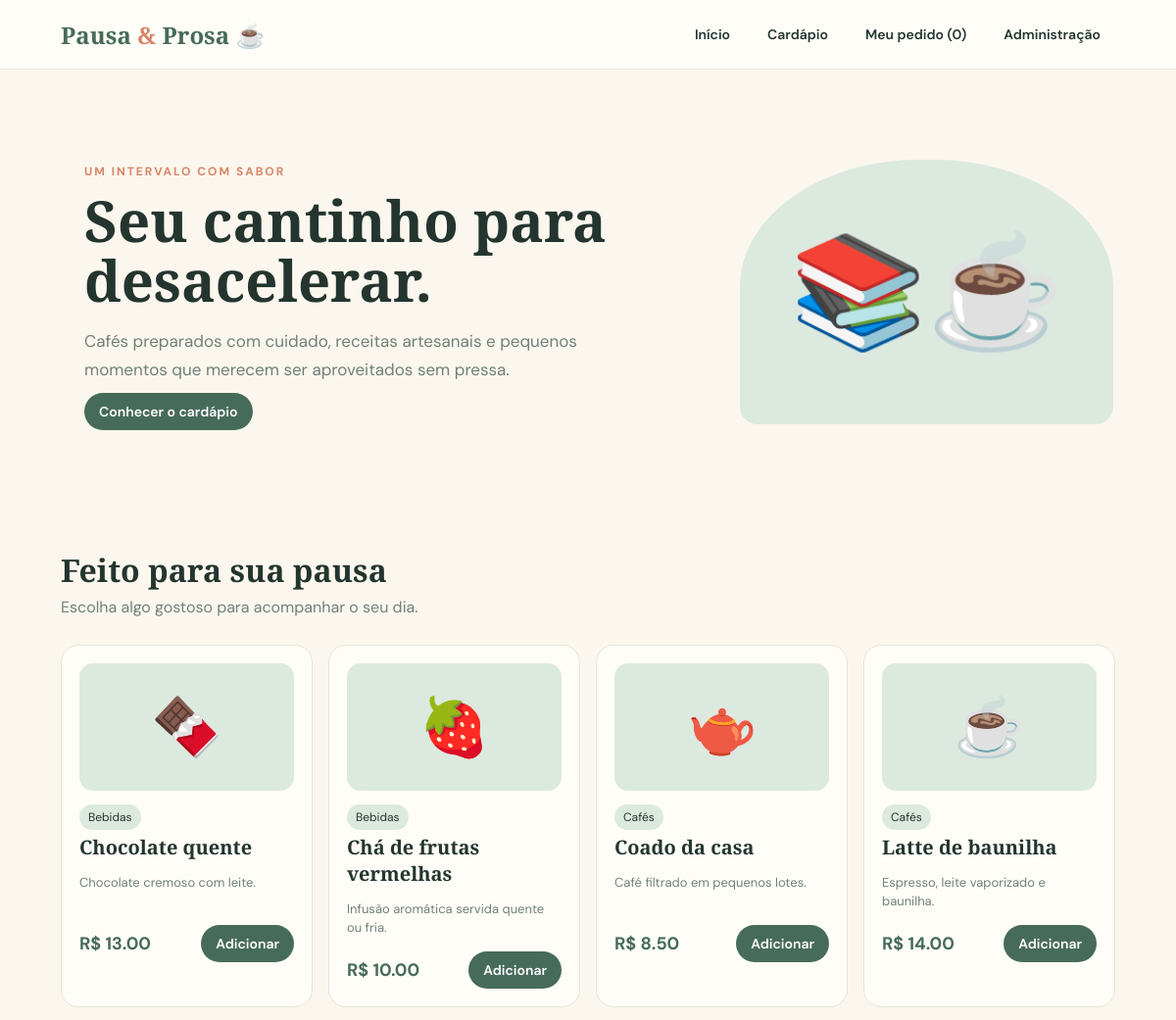
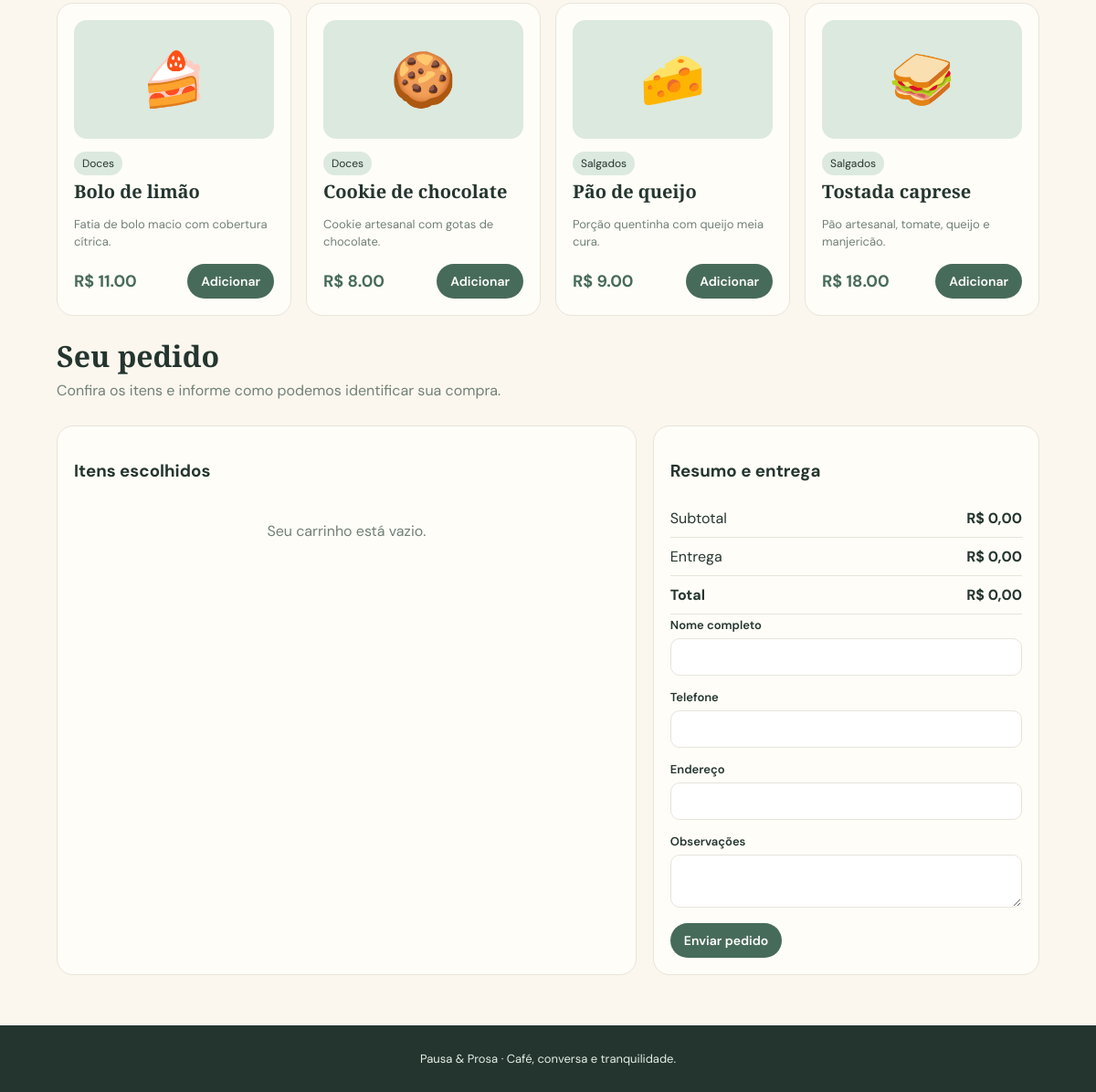
The page / on the database its author committed (2 pictures, top to bottom).
### tables this page shows
CREATE TABLE products (
            id INTEGER PRIMARY KEY AUTOINCREMENT,
            name TEXT NOT NULL, category TEXT NOT NULL, description TEXT NOT NULL,
            price REAL NOT NULL, icon TEXT NOT NULL DEFAULT '☕', active INTEGER NOT NULL DEFAULT 1
        );

### controllers/routes.py (the view)
@bp.get('/')
def home(): return render_template('index.html', products=get_products())

### models/database.py (called while the page is built)
def connect():
    DB_PATH.parent.mkdir(exist_ok=True)
    con = sqlite3.connect(DB_PATH)
    con.row_factory = sqlite3.Row
    con.execute("PRAGMA foreign_keys = ON")
    return con

def get_products(active_only=True):
    with connect() as con:
        sql='SELECT * FROM products' + (' WHERE active=1' if active_only else '') + ' ORDER BY category,name'
        return con.execute(sql).fetchall()

### templates/index.html (shortened to what this page needs)
<!doctype html><html lang="pt-br"><head><link rel="stylesheet" href="{{ url_for('static',filename='style.css') }}"></head><body>
<header><div class="nav"><div class="brand">Pausa <span>&</span> Prosa ☕</div><nav><a href="#inicio">Início</a><a href="#cardapio">Cardápio</a><a href="#pedido">Meu pedido (<span id="count">0</span>)</a><a href="{{ url_for('main.admin') }}">Administração</a></nav></div></header>
<section class="hero" id="inicio"><div class="hero-copy"><div class="eyebrow">Um intervalo com sabor</div><h1>Seu cantinho para desacelerar.</h1><p>Cafés preparados com cuidado, receitas artesanais e pequenos momentos que merecem ser aproveitados sem pressa.</p><a class="btn" href="#cardapio">Conhecer o cardápio</a></div><div class="hero-art">📚☕</div></section>
<main class="wrap"><div class="section-head" id="cardapio"><div><h2>Feito para sua pausa</h2><p>Escolha algo gostoso para acompanhar o seu dia.</p></div></div>
<div class="products">{% for p in products %}<article class="product"><div class="product-art">{{ p['icon'] }}</div><span class="badge">{{ p['category'] }}</span><h3>{{ p['name'] }}</h3><p>{{ p['description'] }}</p><div class="product-bottom"><span class="price">R$ {{ '%.2f'|format(p['price']) }}</span><button class="btn" onclick='add({{p["id"]}},{{p["name"]|tojson}},{{p["price"]}},{{p["icon"]|tojson}})'>Adicionar</button></div></article>{% endfor %}</div>
<div class="section-head" id="pedido"><div><h2>Seu pedido</h2><p>Confira os itens e informe como podemos identificar sua compra.</p></div></div>
<form method="post" action="{{ url_for('main.order') }}" class="cart-grid" ><div class="box"><h3>Itens escolhidos</h3><div id="cart-items"><p class="empty">Seu carrinho está vazio.</p></div></div><div class="box"><h3>Resumo e entrega</h3><div class="total-line"><span>Subtotal</span><b id="subtotal">R$ 0,00</b></div><div class="total-line"><span>Entrega</span><b id="delivery">R$ 0,00</b></div><div class="total-line"><b>Total</b><b id="total">R$ 0,00</b></div><input type="hidden" name="items" id="items-json" value="[]"><label>Nome completo<input name="customer" required></label><label>Telefone<input name="phone" required></label><label>Endereço<input name="address" required></label><label>Observações<textarea name="note" rows="2"></textarea></label><button class="btn" type="submit">Enviar pedido</button></div></form></main><footer>Pausa & Prosa · Café, conversa e tranquilidade.</footer><script src="{{url_for('static',filename='app.js')}}"></script></body></html>

### static/style.css (style rules this page uses)
:root { --ink:#24352f;--green:#476b5a;--mint:#dce9df;--cream:#fbf7ee;--paper:#fffdf8;--coral:#d98568;--muted:#718078;--line:#e7e4d9 }
* { box-sizing:border-box }
body { margin:0;background:var(--cream);color:var(--ink);font-family:'DM Sans',sans-serif }
header { background:var(--paper);border-bottom:1px solid var(--line);position:sticky;top:0;z-index:5 }
.nav { max-width:1120px;margin:auto;padding:16px 22px;display:flex;align-items:center;justify-content:space-between;gap:18px }
.brand { font:700 24px 'Playfair Display',serif;color:var(--green) }
.brand span { color:var(--coral) }
nav { display:flex;gap:8px;flex-wrap:wrap }
nav a,.btn { border:0;border-radius:999px;padding:10px 15px;text-decoration:none;color:var(--ink);font:600 14px 'DM Sans';cursor:pointer }
.btn { background:var(--green);color:white }
.hero { max-width:1120px;margin:32px auto;padding:42px 24px;display:grid;grid-template-columns:1.4fr .8fr;gap:25px;align-items:center }
.hero-copy { padding:22px }
.eyebrow { color:var(--coral);font-weight:700;letter-spacing:2px;text-transform:uppercase;font-size:12px }
.hero h1 { font:700 clamp(36px,5vw,58px) 'Playfair Display';line-height:1.05;margin:12px 0 }
.hero p { color:var(--muted);font-size:17px;line-height:1.7;max-width:540px }
.hero-art { background:var(--mint);border-radius:48% 48% 18px 18px;min-height:270px;display:grid;place-items:center;font-size:112px }
.wrap { max-width:1120px;margin:0 auto;padding:12px 22px 55px }
.section-head { display:flex;justify-content:space-between;align-items:end;gap:12px;margin:22px 0 }
.section-head h2 { font:700 32px 'Playfair Display';margin:0 }
.section-head p { color:var(--muted);margin:6px 0 }
.products { display:grid;grid-template-columns:repeat(4,1fr);gap:16px }
.product,.box,.order { background:var(--paper);border:1px solid var(--line);border-radius:18px;padding:18px }
.product-art { height:130px;background:var(--mint);border-radius:14px;display:grid;place-items:center;font-size:58px;margin-bottom:14px }
.product h3 { margin:4px 0;font:700 20px 'Playfair Display' }
.product p { color:var(--muted);font-size:13px;min-height:40px;line-height:1.5 }
.price { font-weight:700;color:var(--green);font-size:18px }
.product-bottom { display:flex;align-items:center;justify-content:space-between;gap:8px }
.cart-grid { display:grid;grid-template-columns:1.2fr .8fr;gap:18px }
.cart-line,.total-line { display:flex;justify-content:space-between;gap:12px;padding:10px 0;border-bottom:1px solid var(--line) }
input,textarea,select { width:100%;padding:11px 12px;border:1px solid var(--line);border-radius:10px;background:white;font:inherit;margin:5px 0 12px }
label { font-size:13px;font-weight:600 }
footer { text-align:center;padding:28px;background:#24352f;color:#e6eee8;font-size:13px }
.badge { display:inline-block;background:var(--mint);border-radius:999px;padding:5px 9px;font-size:12px }

### rows shown on the page
products: icon "🍫", category "Bebidas", name "Chocolate quente", description "Chocolate cremoso com leite.", price "13.00"
products: icon "🍓", category "Bebidas", name "Chá de frutas vermelhas", description "Infusão aromática servida quente ou fria.", price "10.00"
products: icon "🫖", category "Cafés", name "Coado da casa", description "Café filtrado em pequenos lotes.", price "8.50"
products: icon "☕", category "Cafés", name "Latte de baunilha", description "Espresso, leite vaporizado e baunilha.", price "14.00"
products: icon "🍰", category "Doces", name "Bolo de limão", description "Fatia de bolo macio com cobertura cítrica.", price "11.00"
products: icon "🍪", category "Doces", name "Cookie de chocolate", description "Cookie artesanal com gotas de chocolate.", price "8.00"
products: icon "🧀", category "Salgados", name "Pão de queijo", description "Porção quentinha com queijo meia cura.", price "9.00"
products: icon "🥪", category "Salgados", name "Tostada caprese", description "Pão artesanal, tomate, queijo e manjericão.", price "18.00"
